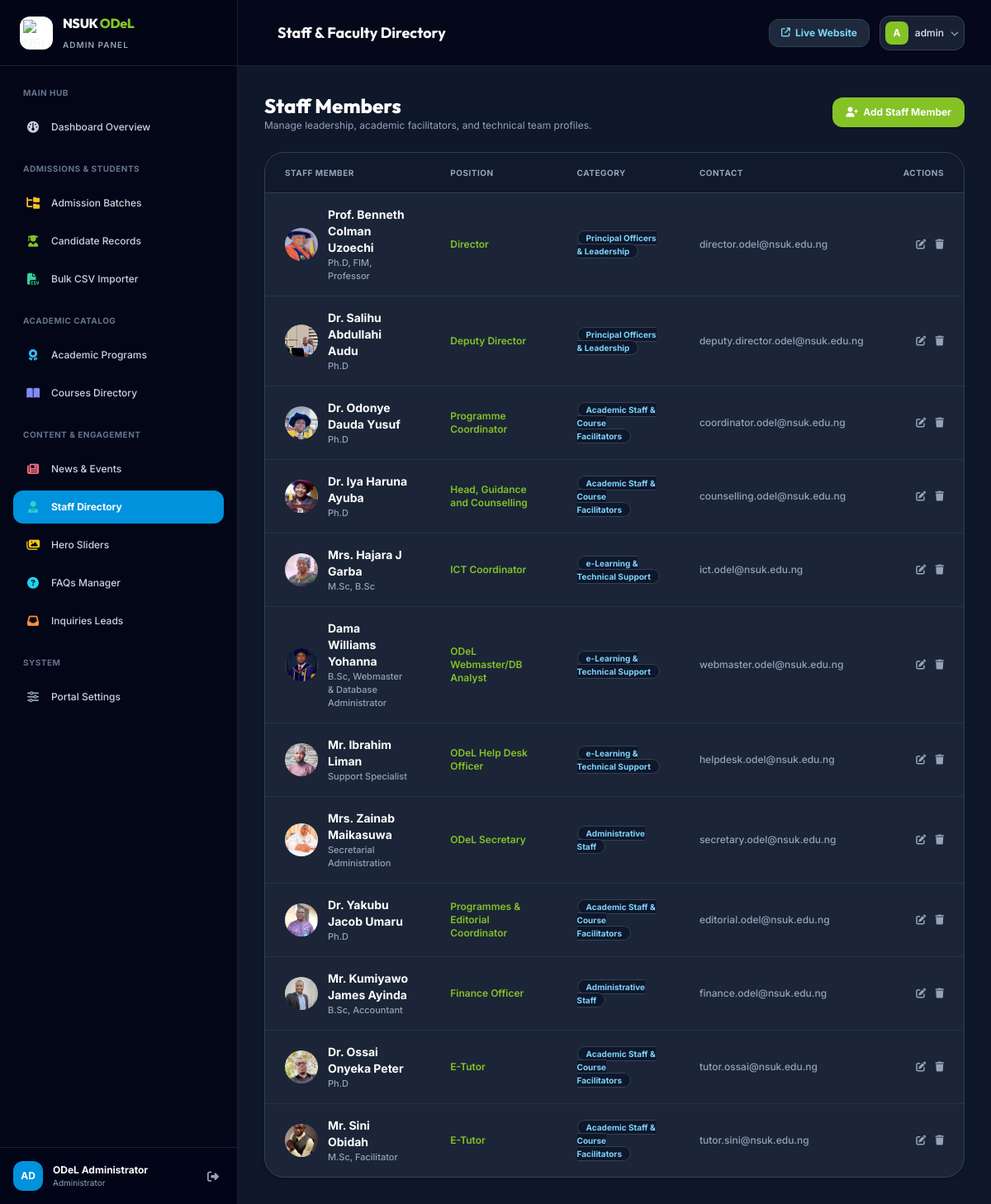
Page /dashboard/staff/ (signed in) on the committed database.
### core/models.py (models this page shows, shortened)
class StaffMember(models.Model):
    CATEGORY_CHOICES = [
        ('Leadership', 'Principal Officers & Leadership'),
        ('Academic', 'Academic Staff & Course Facilitators'),
        ('Technical', 'e-Learning & Technical Support'),
        ('Administrative', 'Administrative Staff'),
    ]
    full_name = models.CharField(max_length=255)
    position = models.CharField(max_length=200, help_text="e.g. Director, LMS Administrator, Lead Facilitator")
    category = models.CharField(max_length=30, choices=CATEGORY_CHOICES, default='Academic')
    department = models.CharField(max_length=200, default="Directorate of ODeL")
    qualifications = models.CharField(max_length=255, blank=True, help_text="e.g. B.Sc, M.Sc, Ph.D, MNIM")
    biography = models.TextField(blank=True)
    photo = models.ImageField(upload_to="staff/", blank=True, null=True)
    photo_url = models.URLField(blank=True)
    email = models.EmailField(blank=True)
    phone = models.CharField(max_length=50, blank=True)
    sort_order = models.PositiveIntegerField(default=1)
    is_active = models.BooleanField(default=True)
    class Meta:
        ordering = ['sort_order', 'full_name']
        verbose_name = "Staff Member"
        verbose_name_plural = "Staff Members"
    @property
    def get_photo(self):
        if self.photo and hasattr(self.photo, 'url'):
            return self.photo.url
        if self.photo_url:
            return self.photo_url
        return "https://images.unsplash.com/photo-1534528741775-53994a69daeb?auto=format&fit=crop&w=400&q=80"

### dashboard/views.py (the view)
# urls.py: path('staff/', views.staff_list_dash, name='dashboard_staff'),
@login_required
def staff_list_dash(request):
    staff_members = StaffMember.objects.all().order_by('sort_order', 'full_name')
    return render(request, 'dashboard/staff/list.html', {'staff_members': staff_members})

### templates/dashboard/staff/list.html (shortened to what this page needs)
{% extends 'dashboard/base.html' %}
{% block header_title %}Staff & Faculty Directory{% endblock %}
{% block content %}
<div class="space-y-6 max-w-7xl mx-auto">
    <div class="flex flex-col sm:flex-row items-start sm:items-center justify-between gap-4">
        <div>
            <h2 class="font-heading font-extrabold text-2xl text-white">Staff Members</h2>
            <p class="text-xs text-slate-400">Manage leadership, academic facilitators, and technical team profiles.</p>
        </div>
        <a href="{% url 'dashboard_staff_create' %}" class="px-4 py-2.5 rounded-xl bg-brand-green hover:bg-brand-darkgreen text-xs font-bold text-white shadow transition flex items-center gap-1.5">
            <i class="fa-solid fa-user-plus"></i> Add Staff Member
        </a>
    </div>
    <div class="bg-slate-800/80 rounded-3xl border border-slate-700 shadow-md overflow-hidden">
        <div class="overflow-x-auto">
            <table class="w-full text-left text-xs text-slate-300">
                <thead class="bg-slate-900/80 text-slate-400 uppercase tracking-wider text-[10px] border-b border-slate-700">
                    <tr>
                        <th class="py-4 px-6">Staff Member</th>
                        <th class="py-4 px-6">Position</th>
                        <th class="py-4 px-6">Category</th>
                        <th class="py-4 px-6">Contact</th>
                        <th class="py-4 px-6 text-right">Actions</th>
                    </tr>
                </thead>
                <tbody class="divide-y divide-slate-700/50 font-medium">
                    {% for s in staff_members %}
                    <tr class="hover:bg-slate-750/30 transition">
                        <td class="py-4 px-6 flex items-center space-x-3">
                            <div class="w-10 h-10 rounded-full overflow-hidden bg-slate-700 flex-shrink-0">
                                <img src="{{ s.get_photo }}" alt="{{ s.full_name }}" class="w-full h-full object-cover">
                            </div>
                            <div>
                                <span class="font-bold text-white text-sm block">{{ s.full_name }}</span>
                                <span class="text-[11px] text-slate-400">{{ s.qualifications }}</span>
                            </div>
                        </td>
                        <td class="py-4 px-6 text-brand-green font-semibold">{{ s.position }}</td>
                        <td class="py-4 px-6">
                            <span class="px-2.5 py-0.5 rounded-full text-[10px] font-bold bg-slate-900 text-sky-300 border border-slate-700">{{ s.get_category_display }}</span>
                        </td>
                        <td class="py-4 px-6 text-slate-400">
                            {{ s.email|default:s.phone|default:"-" }}
                        </td>
                        <td class="py-4 px-6 text-right space-x-2">
                            <a href="{% url 'dashboard_staff_edit' pk=s.pk %}" class="text-slate-400 hover:text-sky-400"><i class="fa-solid fa-pen-to-square"></i></a>
                            <a href="{% url 'dashboard_staff_delete' pk=s.pk %}" class="text-slate-400 hover:text-rose-400"><i class="fa-solid fa-trash"></i></a>
                        </td>
                    </tr>
                    {% empty %}
                    <tr><td colspan="5" class="py-8 text-center text-slate-500">No staff members listed.</td></tr>
                    {% endfor %}
                </tbody>
            </table>
        </div>
    </div>
</div>
{% endblock %}

### templates/dashboard/base.html (shortened to what this page needs)
<!DOCTYPE html>
<html lang="en" class="h-full bg-slate-900">
<head>
    <script src="https://cdn.tailwindcss.com"></script>
    <link rel="stylesheet" href="https://cdnjs.cloudflare.com/ajax/libs/font-awesome/6.5.1/css/all.min.css">
</head>
<body class="h-full bg-slate-900 text-slate-100 font-sans antialiased flex overflow-hidden" x-data="{ sidebarOpen: false }">
    <aside :class="{ 'translate-x-0': sidebarOpen, '-translate-x-full': !sidebarOpen }" class="fixed inset-y-0 left-0 z-50 w-72 bg-slate-950 border-r border-slate-800/80 flex flex-col justify-between transition-transform duration-300 ease-in-out lg:translate-x-0 lg:static lg:inset-auto flex-shrink-0">
        <div>
            <div class="h-20 flex items-center justify-between px-6 border-b border-slate-800/80 bg-slate-950/60">
                <a href="{% url 'dashboard_home' %}" class="flex items-center space-x-3">
                    <div class="w-10 h-10 rounded-xl bg-white p-1 shadow flex items-center justify-center">
                        <img src="https://upload.wikimedia.org/wikipedia/en/thumb/5/52/Nasarawa_State_University_logo.png/220px-Nasarawa_State_University_logo.png" alt="NSUK" class="w-full h-full object-contain">
                    </div>
                    <div>
                        <span class="font-heading font-extrabold text-base tracking-tight text-white block">NSUK <span class="text-brand-green">ODeL</span></span>
                        <span class="text-[10px] text-slate-400 uppercase tracking-widest font-semibold">Admin Panel</span>
                    </div>
                </a>
            </div>
            <nav class="px-4 py-6 space-y-1.5 overflow-y-auto max-h-[calc(100vh-160px)] text-xs font-medium">
                <div class="px-3 pb-2 text-[10px] font-bold text-slate-500 uppercase tracking-wider">Main Hub</div>
                <a href="{% url 'dashboard_home' %}" class="flex items-center space-x-3 px-3.5 py-2.5 rounded-xl transition-all {% if request.resolver_match.url_name == 'dashboard_home' %}bg-brand-blue text-white font-bold shadow-lg shadow-sky-900/40{% else %}text-slate-300 hover:bg-slate-900 hover:text-white{% endif %}">
                    <i class="fa-solid fa-gauge text-sm w-5 text-center"></i>
                    <span>Dashboard Overview</span>
                </a>
                <div class="pt-4 px-3 pb-2 text-[10px] font-bold text-slate-500 uppercase tracking-wider">Admissions & Students</div>
                <a href="{% url 'dashboard_batches' %}" class="flex items-center space-x-3 px-3.5 py-2.5 rounded-xl transition-all {% if 'admissions/batches' in request.path %}bg-brand-blue text-white font-bold{% else %}text-slate-300 hover:bg-slate-900 hover:text-white{% endif %}">
                    <i class="fa-solid fa-folder-tree text-sm w-5 text-center text-amber-400"></i>
                    <span>Admission Batches</span>
                </a>
                <a href="{% url 'dashboard_candidates' %}" class="flex items-center space-x-3 px-3.5 py-2.5 rounded-xl transition-all {% if 'admissions/candidates' in request.path %}bg-brand-blue text-white font-bold{% else %}text-slate-300 hover:bg-slate-900 hover:text-white{% endif %}">
                    <i class="fa-solid fa-user-graduate text-sm w-5 text-center text-brand-green"></i>
                    <span>Candidate Records</span>
                </a>
                <a href="{% url 'dashboard_bulk_upload' %}" class="flex items-center space-x-3 px-3.5 py-2.5 rounded-xl transition-all {% if 'bulk-upload' in request.path %}bg-brand-blue text-white font-bold{% else %}text-slate-300 hover:bg-slate-900 hover:text-white{% endif %}">
                    <i class="fa-solid fa-file-csv text-sm w-5 text-center text-emerald-400"></i>
                    <span>Bulk CSV Importer</span>
                </a>
                <div class="pt-4 px-3 pb-2 text-[10px] font-bold text-slate-500 uppercase tracking-wider">Academic Catalog</div>
                <a href="{% url 'dashboard_programs' %}" class="flex items-center space-x-3 px-3.5 py-2.5 rounded-xl transition-all {% if 'programs' in request.path %}bg-brand-blue text-white font-bold{% else %}text-slate-300 hover:bg-slate-900 hover:text-white{% endif %}">
                    <i class="fa-solid fa-award text-sm w-5 text-center text-sky-400"></i>
                    <span>Academic Programs</span>
                </a>
                <a href="{% url 'dashboard_courses' %}" class="flex items-center space-x-3 px-3.5 py-2.5 rounded-xl transition-all {% if 'courses' in request.path %}bg-brand-blue text-white font-bold{% else %}text-slate-300 hover:bg-slate-900 hover:text-white{% endif %}">
                    <i class="fa-solid fa-book-open text-sm w-5 text-center text-indigo-400"></i>
                    <span>Courses Directory</span>
                </a>
                <div class="pt-4 px-3 pb-2 text-[10px] font-bold text-slate-500 uppercase tracking-wider">Content & Engagement</div>
                <a href="{% url 'dashboard_news' %}" class="flex items-center space-x-3 px-3.5 py-2.5 rounded-xl transition-all {% if 'news' in request.path %}bg-brand-blue text-white font-bold{% else %}text-slate-300 hover:bg-slate-900 hover:text-white{% endif %}">
                    <i class="fa-solid fa-newspaper text-sm w-5 text-center text-rose-400"></i>
                    <span>News & Events</span>
                </a>
                <a href="{% url 'dashboard_staff' %}" class="flex items-center space-x-3 px-3.5 py-2.5 rounded-xl transition-all {% if 'staff' in request.path %}bg-brand-blue text-white font-bold{% else %}text-slate-300 hover:bg-slate-900 hover:text-white{% endif %}">
                    <i class="fa-solid fa-user-tie text-sm w-5 text-center text-teal-400"></i>
                    <span>Staff Directory</span>
                </a>
                <a href="{% url 'dashboard_slides' %}" class="flex items-center space-x-3 px-3.5 py-2.5 rounded-xl transition-all {% if 'slides' in request.path %}bg-brand-blue text-white font-bold{% else %}text-slate-300 hover:bg-slate-900 hover:text-white{% endif %}">
                    <i class="fa-solid fa-images text-sm w-5 text-center text-yellow-400"></i>
                    <span>Hero Sliders</span>
                </a>
                <a href="{% url 'dashboard_faqs' %}" class="flex items-center space-x-3 px-3.5 py-2.5 rounded-xl transition-all {% if 'faqs' in request.path %}bg-brand-blue text-white font-bold{% else %}text-slate-300 hover:bg-slate-900 hover:text-white{% endif %}">
                    <i class="fa-solid fa-circle-question text-sm w-5 text-center text-cyan-400"></i>
                    <span>FAQs Manager</span>
                </a>
                <a href="{% url 'dashboard_inquiries' %}" class="flex items-center justify-between px-3.5 py-2.5 rounded-xl transition-all {% if 'inquiries' in request.path %}bg-brand-blue text-white font-bold{% else %}text-slate-300 hover:bg-slate-900 hover:text-white{% endif %}">
                    <div class="flex items-center space-x-3">
                        <i class="fa-solid fa-inbox text-sm w-5 text-center text-orange-400"></i>
                        <span>Inquiries Leads</span>
                    </div>
                </a>
                <div class="pt-4 px-3 pb-2 text-[10px] font-bold text-slate-500 uppercase tracking-wider">System</div>
                <a href="{% url 'dashboard_settings' %}" class="flex items-center space-x-3 px-3.5 py-2.5 rounded-xl transition-all {% if 'settings' in request.path %}bg-brand-blue text-white font-bold{% else %}text-slate-300 hover:bg-slate-900 hover:text-white{% endif %}">
                    <i class="fa-solid fa-sliders text-sm w-5 text-center text-slate-400"></i>
                    <span>Portal Settings</span>
                </a>
            </nav>
        </div>
        <div class="p-4 border-t border-slate-800/80 bg-slate-950/80">
            <div class="flex items-center justify-between">
                <div class="flex items-center space-x-3 truncate">
                    <div class="w-9 h-9 rounded-xl bg-brand-blue text-white font-bold text-xs flex items-center justify-center uppercase">
                        {{ request.user.username|slice:":2" }}
                    </div>
                    <div class="truncate">
                        <span class="block text-xs font-bold text-white truncate">{{ request.user.get_full_name|default:request.user.username }}</span>
                        <span class="block text-[10px] text-slate-400">Administrator</span>
                    </div>
                </div>
                <a href="{% url 'dashboard_logout' %}" class="text-slate-400 hover:text-rose-400 p-1.5 transition" title="Logout">
                    <i class="fa-solid fa-right-from-bracket text-sm"></i>
                </a>
            </div>
        </div>
    </aside>
    <div class="flex-1 flex flex-col min-w-0 overflow-hidden bg-slate-900">
        <header class="h-20 bg-slate-950/80 backdrop-blur-md border-b border-slate-800/80 flex items-center justify-between px-4 sm:px-8 z-30">
            <div class="flex items-center space-x-4">
                <div class="hidden sm:block">
                    <h1 class="font-heading font-bold text-base sm:text-lg text-white">
                        {% block header_title %}ODeL Administration & Management{% endblock %}
                    </h1>
                </div>
            </div>
            <div class="flex items-center space-x-3">
                <a href="{% url 'home' %}" target="_blank" class="px-3.5 py-2 rounded-xl bg-slate-800 hover:bg-slate-700 text-xs font-bold text-sky-300 transition flex items-center gap-1.5 border border-slate-700">
                    <i class="fa-solid fa-arrow-up-right-from-square text-[11px]"></i>
                    <span class="hidden sm:inline">Live Website</span>
                </a>
                <div class="relative" x-data="{ open: false }" @click.outside="open = false">
                    <button @click="open = !open" class="flex items-center space-x-2 p-1.5 rounded-xl bg-slate-800/80 hover:bg-slate-800 border border-slate-700 text-xs font-medium focus:outline-none">
                        <div class="w-7 h-7 rounded-lg bg-brand-green text-white font-bold flex items-center justify-center uppercase text-xs">
                            {{ request.user.username|slice:":1" }}
                        </div>
                        <span class="text-slate-200 hidden md:inline">{{ request.user.username }}</span>
                        <i class="fa-solid fa-chevron-down text-[10px] text-slate-400"></i>
                    </button>
                </div>
            </div>
        </header>
        <main class="flex-1 overflow-y-auto p-4 sm:p-8 bg-slate-900">
            {% block content %}{% endblock %}
        </main>
    </div>
</body>
</html>

### rows in the picture
StaffMember: get_photo (picture), full_name "Prof. Benneth Colman Uzoechi", qualifications "Ph.D, FIM, Professor", position "Director", category "Principal Officers & Leadership", email "director.odel@nsuk.edu.ng"
StaffMember: get_photo (picture), full_name "Dr. Salihu Abdullahi Audu", qualifications "Ph.D", position "Deputy Director", category "Principal Officers & Leadership", email "deputy.director.odel@nsuk.edu.ng"
StaffMember: get_photo (picture), full_name "Dr. Odonye Dauda Yusuf", qualifications "Ph.D", position "Programme Coordinator", category "Academic Staff & Course Facilitators", email "coordinator.odel@nsuk.edu.ng"
StaffMember: get_photo (picture), full_name "Dr. Iya Haruna Ayuba", qualifications "Ph.D", position "Head, Guidance and Counselling", category "Academic Staff & Course Facilitators", email "counselling.odel@nsuk.edu.ng"
StaffMember: get_photo (picture), full_name "Mrs. Hajara J Garba", qualifications "M.Sc, B.Sc", position "ICT Coordinator", category "e-Learning & Technical Support", email "ict.odel@nsuk.edu.ng"
StaffMember: get_photo (picture), full_name "Dama Williams Yohanna", qualifications "B.Sc, Webmaster & Database Administrator", position "ODeL Webmaster/DB Analyst", category "e-Learning & Technical Support", email "webmaster.odel@nsuk.edu.ng"
StaffMember: get_photo (picture), full_name "Mr. Ibrahim Liman", qualifications "Support Specialist", position "ODeL Help Desk Officer", category "e-Learning & Technical Support", email "helpdesk.odel@nsuk.edu.ng"
StaffMember: get_photo (picture), full_name "Mrs. Zainab Maikasuwa", qualifications "Secretarial Administration", position "ODeL Secretary", category "Administrative Staff", email "secretary.odel@nsuk.edu.ng"
StaffMember: get_photo (picture), full_name "Dr. Yakubu Jacob Umaru", qualifications "Ph.D", position "Programmes & Editorial Coordinator", category "Academic Staff & Course Facilitators", email "editorial.odel@nsuk.edu.ng"
StaffMember: get_photo (picture), full_name "Mr. Kumiyawo James Ayinda", qualifications "B.Sc, Accountant", position "Finance Officer", category "Administrative Staff", email "finance.odel@nsuk.edu.ng"
StaffMember: get_photo (picture), full_name "Dr. Ossai Onyeka Peter", qualifications "Ph.D", position "E-Tutor", category "Academic Staff & Course Facilitators", email "tutor.ossai@nsuk.edu.ng"
StaffMember: get_photo (picture), full_name "Mr. Sini Obidah", qualifications "M.Sc, Facilitator", position "E-Tutor", category "Academic Staff & Course Facilitators", email "tutor.sini@nsuk.edu.ng"

### other values in the picture
{{ request.user.username|slice:":2" }} "AD"
{{ request.user.get_full_name|default:request.user.username }} "ODeL Administrator"
{{ request.user.username|slice:":1" }} "A"
{{ request.user.username }} "admin"
